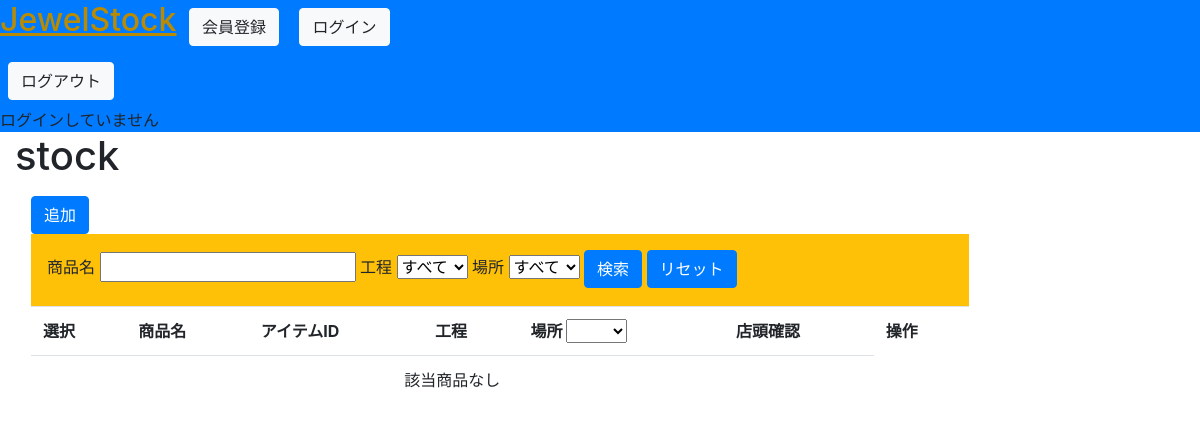
/stock, run on an earlier commit of the app's database.
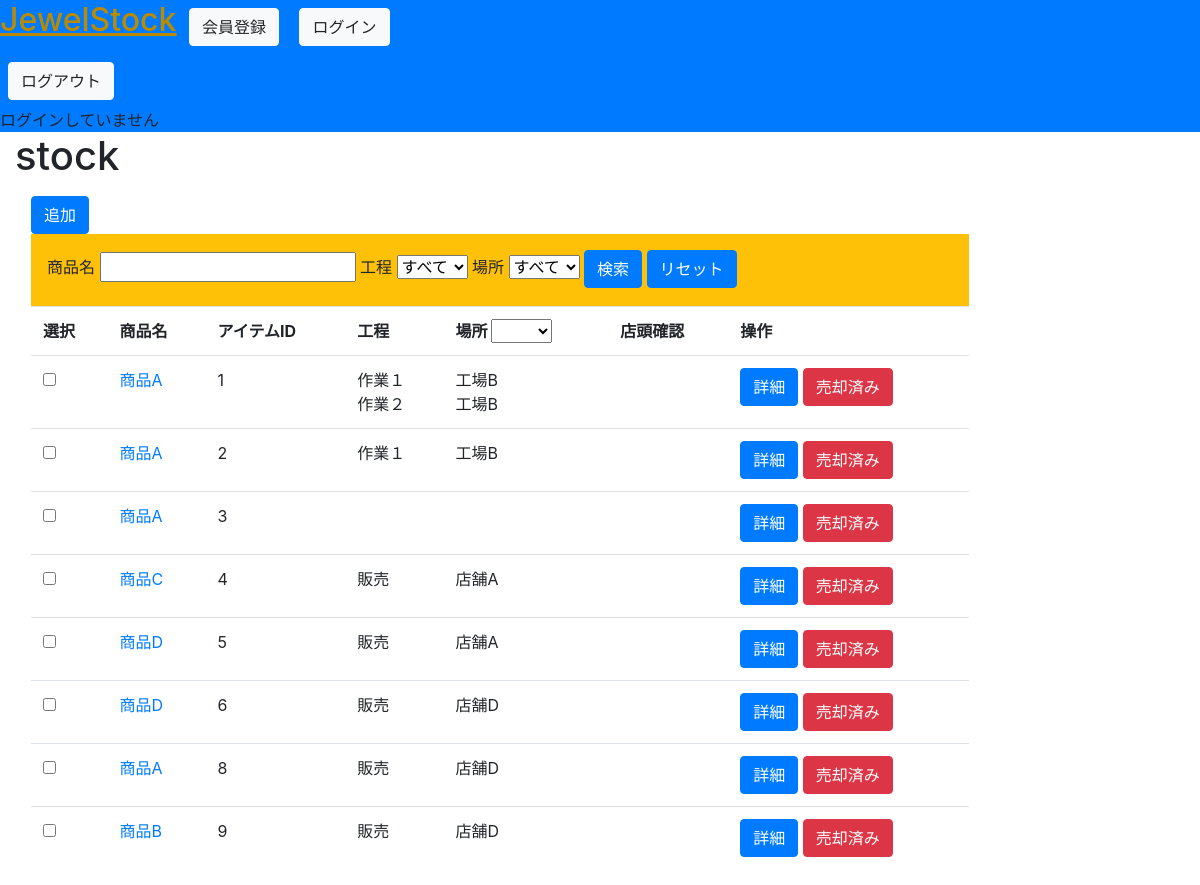
And on a later commit of the database.
### jewelstock/models.py (models this page shows, shortened)
class Item(models.Model):
    product = models.ForeignKey(Product, verbose_name='商品', on_delete=models.PROTECT)
    product_date = models.DateField(verbose_name='製造日', null=True, blank=True, default=None)
    sold_date = models.DateField(verbose_name='売却日', null=True, blank=True, default=None)
    item_material = models.ManyToManyField(Material, verbose_name='材料', through='ItemMaterial')
    def get_now_progresses(self):
        now = timezone.now()
        query = Q()
        query &= Q(item=self)
        query &= Q(start_date__lte=now)
        query &= Q(end_date__isnull=True)
        progresses = Progress.objects.filter(query)
        return progresses
    def get_now_existence(self):
        now = localtime(timezone.now())
        today = now.replace(hour=0, minute=0, second=0, microsecond=0)
        return ItemExistence.objects.filter(confirmed_date__gte=today, item=self.id)

class Product(models.Model):
    product_code_regex = RegexValidator(regex=r'^[0-9]{14}$')
    product_code = models.PositiveIntegerField(verbose_name='商品コード', primary_key=True, validators=[product_code_regex])
    name = models.CharField(verbose_name='商品名', max_length=200)
    category = models.ManyToManyField(ProductCategory, verbose_name='カテゴリー', blank=True)
    description = models.CharField(verbose_name='商品説明', max_length=400)
    weight = models.CharField(verbose_name='重量', max_length=200, null=True, blank=True)
    size = models.CharField(verbose_name='サイズ', max_length=200, null=True, blank=True)
    price = models.PositiveIntegerField(verbose_name='税込み価格')

class Progress(models.Model):
    item = models.ForeignKey(Item, verbose_name='アイテム', on_delete=models.CASCADE)
    process = models.ForeignKey(Process, verbose_name='工程', on_delete=models.CASCADE)
    start_date = models.DateTimeField(verbose_name='開始日', null=True, blank=True, default=None)
    due_date = models.DateTimeField(verbose_name='期限', null=True, blank=True, default=None)
    end_date = models.DateTimeField(verbose_name='終了日', null=True, blank=True, default=None)
    confirmor = models.ForeignKey(settings.AUTH_USER_MODEL, verbose_name="確認者", on_delete=models.SET('削除されたユーザー'), null=True, blank=True, default=None)

class Process(models.Model):
    operation = models.CharField(verbose_name='作業', max_length=200)
    workplace = models.ForeignKey(Workplace, verbose_name='作業所', on_delete=models.PROTECT)

class Workplace(models.Model):
    name = models.CharField(verbose_name='作業所名', max_length=50)
    address = models.CharField(verbose_name='所在地', max_length=200)
    phone_number_regex = RegexValidator(regex=r'^[0-9]{10,11}$')
    phone_number = models.CharField(verbose_name='電話番号', max_length=11, validators=[phone_number_regex])
    def __str__(self):
        return self.name

### jewelstock/views.py (the view, shortened to what this page needs)
class StockView(View):
    def get(self, request, *args, **kwargs):
        context = {}
        query = Q()
        keyword = request.GET.get('keyword')
        workplace = request.GET.get('workplace')
        process = request.GET.get('process')
        if keyword:
            words = keyword.replace('　', ' ').split(' ')
            for word in words:
                if word == '':
                    continue
                query &= Q(product__name__icontains=word)
        if workplace:
                query &= Q(progress__process__workplace=workplace)
        if process:
                query &= Q(progress__process__operation=process)
        query &= Q(sold_date=None)
        items = Item.objects.filter(query)
        products = Product.objects.all()
        workplaces = Workplace.objects.all()
        processes = Process.objects.all()
        context['items'] = items
        context['products'] = products
        context['workplaces'] = workplaces
        context['processes'] = processes
        return render(request, 'jewelstock/stock/list.html', context)

### templates/jewelstock/stock/list.html (shortened to what this page needs)
{% extends "base.html" %}
{% load bootstrap %}
{% block body_title %}stock{% endblock %}
{% block content %}
<a href="{% url 'jewelstock:stock_create' %}" class="btn btn-primary">追加</a>
<form action="" class="form p-3 bg-warning">
    <label>
        商品名
        <input type="text" name="keyword" value="{{ request.GET.keyword }}" id="search_form" autocomplete="off" list="search_form_result">
    </label>
    <label>
        工程
        <select name="process" id="">
            <option value="">すべて</option>
        </select>
    </label>
    <label>
        場所
        <select name="workplace" id="">
            <option value="">すべて</option>
        </select>
    </label>
    <button type="submit" class="btn btn-primary">検索</button>
    <a href="{% url 'jewelstock:stock' %}" class="btn btn-primary">リセット</a>
</form>
<form action="" method="POST">
<table class="table">
    <tr>
        <th>選択</th>
        <th>商品名</th>
        <th>アイテムID</th>
        <th>工程</th>
        <th>場所
            <select name="workplace" id="workplace_select">
                <option value=""></option>
                <option value="">hoge</option>
            </select>
        </th>
        <th>店頭確認</th>
        <th>操作</th>
    </tr>
    {% if not items %}
        <tr> <td colspan="6" class="text-center">該当商品なし</td> </tr>
    {% endif %}
    {% for item in items %}
    <tr>
        <td><input type="checkbox" id="{{ item.id }}"></td>
        <td><a href="{% url 'jewelstock:product_detail' pk=item.product.product_code %}">{{ item.product.name }}</a></td>
        <td>{{ item.id }}</td>
        <td>
            {% for progress in item.get_now_progresses %}
                {{ progress.process.operation }}<br>
            {% endfor %}
        </td>
        <td>
            {% for progress in item.get_now_progresses %}
                {{ progress.process.workplace }}<br>
            {% endfor %}
        </td>
        <td>
        </td>
        <td>
            <a href="{% url 'jewelstock:stock_detail' pk=item.id %}" class="btn btn-primary">詳細</a>
            <a href="" class="btn btn-danger">売却済み</a>
        </td>
    </tr>
    {% endfor %}
</table>
</form>
{% endblock %}

What changed in the data, as far as the page shows it:
added Item: product.name "商品A", id "1"
added Progress: process.operation "作業１", process.workplace "工場B"
added Progress: process.operation "作業２", process.workplace "工場B"
added Item: product.name "商品A", id "2"
added Progress: process.operation "作業１", process.workplace "工場B"
added Item: product.name "商品A", id "3"
added Item: product.name "商品C", id "4"
added Progress: process.operation "販売", process.workplace "店舗A"
added Item: product.name "商品D", id "5"
added Progress: process.operation "販売", process.workplace "店舗A"
added Item: product.name "商品D", id "6"
added Progress: process.operation "販売", process.workplace "店舗D"
added Item: product.name "商品A", id "8"
added Progress: process.operation "販売", process.workplace "店舗D"
added Item: product.name "商品B", id "9"
added Progress: process.operation "販売", process.workplace "店舗D"
Also different on the page:
text no longer shown: "該当商品なし"
